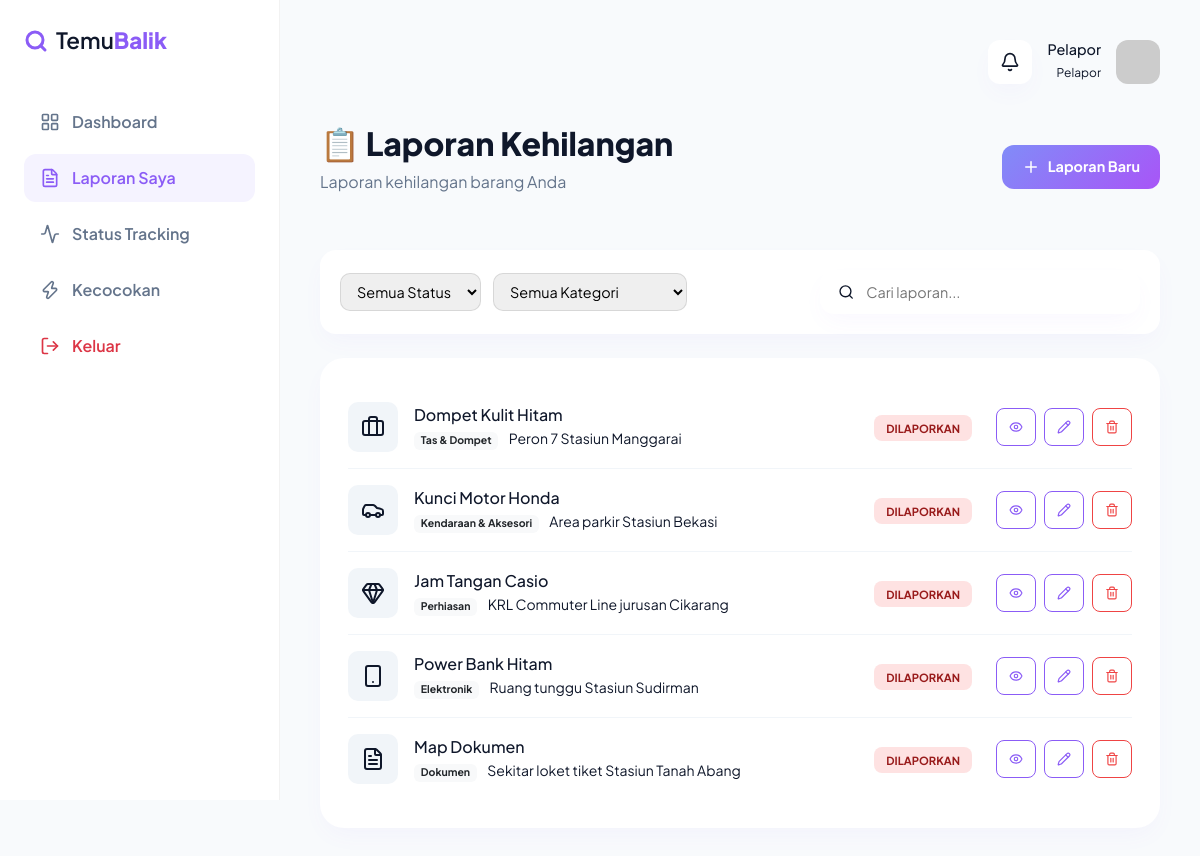
/laporan_kehilangan/index.php (signed in), run on the app's committed database.
### tables this page shows
CREATE TABLE IF NOT EXISTS laporan_kehilangan (
    id INT AUTO_INCREMENT PRIMARY KEY,
    nama_barang VARCHAR(100) NOT NULL,
    kategori VARCHAR(50) NOT NULL,
    deskripsi TEXT,
    tanggal_hilang DATETIME NOT NULL,
    lokasi_hilang VARCHAR(255) NOT NULL,
    foto VARCHAR(255),
    status ENUM('dilaporkan', 'ditemukan', 'diserahkan', 'ditutup') DEFAULT 'dilaporkan',
    created_by INT NOT NULL,
    created_at TIMESTAMP DEFAULT CURRENT_TIMESTAMP,
    updated_at TIMESTAMP DEFAULT CURRENT_TIMESTAMP ON UPDATE CURRENT_TIMESTAMP,
    FOREIGN KEY (created_by) REFERENCES users(id) ON DELETE CASCADE,
    INDEX idx_status (status),
    INDEX idx_kategori (kategori),
    INDEX idx_created_by (created_by)
);

### config/auth.php (called while the page is built, shortened)
<?php
function isLoggedIn() {
    return isset($_SESSION['user_id']) && isset($_SESSION['user_role']);
}
function getCurrentUser() {
    return [
        'id' => $_SESSION['user_id'],
        'email' => $_SESSION['user_email'],
        'name' => $_SESSION['user_name'],
        'role' => $_SESSION['user_role']
    ];
}
function getCategoryIcon($category) {
    $normalized = strtolower(trim((string) $category));
    if (strpos($normalized, 'perhiasan') !== false) return 'gem';
    if (strpos($normalized, 'elektronik') !== false) return 'smartphone';
    if (strpos($normalized, 'kendaraan') !== false || strpos($normalized, 'aksesori') !== false) return 'car';
    if (strpos($normalized, 'dokumen') !== false) return 'file-text';
    if (strpos($normalized, 'tas') !== false || strpos($normalized, 'dompet') !== false) return 'briefcase';
    return 'package';
}
?>

### laporan_kehilangan/index.php (the view, shortened to what this page needs)
<?php
require_once '../config/database.php';
require_once '../config/auth.php';
$user = getCurrentUser();
$role = $user['role'];
$page = max(1, isset($_GET['page']) ? (int)$_GET['page'] : 1);
$items_per_page = 10;
$offset = ($page - 1) * $items_per_page;
if ($role === 'petugas') {
    $query = 'SELECT * FROM laporan_kehilangan ORDER BY created_at DESC LIMIT ' . $items_per_page . ' OFFSET ' . $offset;
    $count_query = 'SELECT COUNT(*) as total FROM laporan_kehilangan';
} else {
    $query = 'SELECT * FROM laporan_kehilangan WHERE created_by = ' . $user['id'] . ' ORDER BY created_at DESC LIMIT ' . $items_per_page . ' OFFSET ' . $offset;
}
$result = $conn->query($query);
?>
<!DOCTYPE html>
<html lang="id">
<head>
    <link href="https://cdn.jsdelivr.net/npm/bootstrap@5.3.2/dist/css/bootstrap.min.css" rel="stylesheet">
</head>
<body>
    <aside class="sidebar" id="sidebar">
        <a class="brand-logo" href="../dashboard/index.php">
            <i data-lucide="search" class="me-2" style="color: var(--primary-purple); stroke-width: 3;"></i>
            <span class="temu">Temu</span><span class="balik">Balik</span>
        </a>
        <ul class="nav-menu">
            <li class="nav-item">
                <a href="../dashboard/index.php" class="nav-link">
                    <i data-lucide="layout-grid" width="20"></i> Dashboard
                </a>
            </li>
            <?php if($role === 'petugas'): ?>
                <li class="nav-item">
                    <a href="../barang_temuan/index.php" class="nav-link">
                        <i data-lucide="package" width="20"></i> Barang Temuan
                    </a>
                </li>
                <li class="nav-item">
                    <a href="index.php" class="nav-link active">
                        <i data-lucide="file-text" width="20"></i> Laporan Masuk
                    </a>
                </li>
                <li class="nav-item">
                    <a href="../matching/index.php" class="nav-link">
                        <i data-lucide="zap" width="20"></i> Pencocokan
                    </a>
                </li>
                <li class="nav-item">
                    <a href="../verifikasi/index.php" class="nav-link">
                        <i data-lucide="check-square" width="20"></i> Verifikasi
                    </a>
                </li>
            <?php else: ?>
                <li class="nav-item">
                    <a href="index.php" class="nav-link active">
                        <i data-lucide="file-text" width="20"></i> Laporan Saya
                    </a>
                </li>
                <li class="nav-item">
                    <a href="status.php" class="nav-link">
                        <i data-lucide="activity" width="20"></i> Status Tracking
                    </a>
                </li>
                <li class="nav-item">
                    <a href="../matching/index.php" class="nav-link">
                        <i data-lucide="zap" width="20"></i> Kecocokan
                    </a>
                </li>
            <?php endif; ?>
            <li class="nav-item">
                <a href="../auth/logout.php" class="nav-link text-danger">
                    <i data-lucide="log-out" width="20"></i> Keluar
                </a>
            </li>
        </ul>
    </aside>
    <main class="main-content">
        <header class="top-header">
            <div class="user-profile">
                <div class="notif-badge">
                    <i data-lucide="bell" width="20" class="text-slate"></i>
                </div>
                <div class="d-none d-sm-block text-end">
                    <h6 class="mb-0 fw-700" style="font-size: 0.9rem;"><?= htmlspecialchars($user['name']) ?></h6>
                    <span class="text-slate" style="font-size: 0.75rem;"><?= ucfirst($role) ?></span>
                </div>
                <img src="https://ui-avatars.com/api/?name=<?= urlencode($user['name']) ?>&background=8b5cf6&color=fff" class="avatar" alt="User">
            </div>
        </header>
        <section class="page-header">
            <div class="row align-items-center">
                <div class="col-md-8">
                    <h1 class="page-title">📋 Laporan Kehilangan</h1>
                    <p class="page-subtitle"><?php echo ($role === 'petugas') ? 'Kelola semua laporan kehilangan yang masuk' : 'Laporan kehilangan barang Anda'; ?></p>
                </div>
                <div class="col-md-4 text-md-end mt-3 mt-md-0">
                    <?php if ($role === 'pelapor'): ?>
                    <a href="create.php" class="btn btn-primary-custom d-inline-flex align-items-center gap-2 text-decoration-none">
                        <i data-lucide="plus" width="18"></i> Laporan Baru
                    </a>
                    <?php endif; ?>
                </div>
            </div>
        </section>
        <div class="filter-container">
            <select id="filterStatus" style="max-width: 150px;">
                <option value="">Semua Status</option>
            </select>
            <select id="filterKategori" style="max-width: 220px;">
                <option value="">Semua Kategori</option>
            </select>
            <div class="search-bar ms-md-auto" style="max-width: 320px;">
                <i data-lucide="search" width="18" class="text-slate"></i>
                <input type="text" id="filterSearch" placeholder="Cari laporan...">
            </div>
        </div>
        <div class="content-card">
            <div class="item-list">
                <?php if ($result && $result->num_rows > 0): ?>
                    <?php while ($row = $result->fetch_assoc()):
                        $icon = getCategoryIcon($row['kategori'] ?? '');
                        $status_class = 'pill-info';
                        if($row['status'] == 'dilaporkan') $status_class = 'pill-danger';
                    ?>
                    <div class="item-row">
                        <div class="item-img">
                            <?php if (!empty($row['foto'])): ?>
                                <img src="../uploads/<?= htmlspecialchars($row['foto']) ?>" alt="Foto Laporan" class="item-photo">
                            <?php else: ?>
                                <i data-lucide="<?= $icon ?>" class="text-slate"></i>
                            <?php endif; ?>
                        </div>
                        <div class="flex-grow-1">
                            <h6 class="mb-1 fw-700"><?= htmlspecialchars($row['nama_barang']) ?></h6>
                            <p class="text-slate small mb-0">
                                <span class="badge bg-light text-dark me-2"><?= htmlspecialchars($row['kategori']) ?></span>
                                <span><?= htmlspecialchars($row['lokasi_hilang']) ?></span>
                            </p>
                        </div>
                        <div class="text-end me-4 d-none d-md-block">
                            <span class="status-pill <?= $status_class ?>"><?= ucfirst($row['status']) ?></span>
                        </div>
                        <div class="d-flex gap-2">
                            <a href="detail.php?id=<?= $row['id'] ?>" class="btn-action-sm" title="Lihat">
                                <i data-lucide="eye" width="14"></i>
                            </a>
                            <?php if ($role === 'pelapor'): ?>
                            <a href="edit.php?id=<?= $row['id'] ?>" class="btn-action-sm" title="Edit">
                                <i data-lucide="pencil" width="14"></i>
                            </a>
                            <a href="delete.php?id=<?= $row['id'] ?>" class="btn-action-sm btn-action-danger" title="Hapus" onclick="return confirm('Yakin ingin menghapus?')">
                                <i data-lucide="trash-2" width="14"></i>
                            </a>
                            <?php endif; ?>
                        </div>
                    </div>
                    <?php endwhile; ?>
                <?php endif; ?>
            </div>
        </div>
    </main>
</body>
</html>

### laporan_kehilangan/index.php (style rules this page uses)
:root { --primary-purple: #8b5cf6; --deep-purple: #6d28d9; --soft-purple: #f5f3ff; --bg-light: #f8fafc; --sidebar-width: 280px; --text-main: #0f172a; --text-slate: #64748b; --card-shadow: 0 10px 25px -5px rgba(139, 92, 246, 0.05); --primary-gradient: linear-gradient(135deg, #818cf8 0%, #a855f7 100%); }
body { font-family: 'Plus Jakarta Sans', sans-serif; background-color: var(--bg-light); color: var(--text-main); overflow-x: hidden; }
.sidebar { width: var(--sidebar-width); height: 100vh; position: fixed; left: 0; top: 0; background: white; border-right: 1px solid rgba(0,0,0,0.05); padding: 24px; z-index: 1000; transition: all 0.3s ease; }
.brand-logo { font-size: 1.4rem; text-decoration: none; display: flex; align-items: center; margin-bottom: 40px; color: var(--text-main); }
.brand-logo .temu { font-weight: 600; }
.brand-logo .balik { font-weight: 800; color: var(--primary-purple); }
.nav-menu { list-style: none; padding: 0; }
.nav-item { margin-bottom: 8px; }
.nav-link { display: flex; align-items: center; padding: 12px 16px; color: var(--text-slate); text-decoration: none; border-radius: 12px; font-weight: 600; transition: all 0.2s ease; gap: 12px; }
.nav-link:hover, .nav-link.active { background: var(--soft-purple); color: var(--primary-purple); }
.main-content { margin-left: var(--sidebar-width); padding: 40px; min-height: 100vh; }
.top-header { display: flex; justify-content: space-between; align-items: center; margin-bottom: 40px; }
.search-bar { background: white; border-radius: 14px; padding: 10px 18px; display: flex; align-items: center; width: 100%; max-width: 400px; box-shadow: var(--card-shadow); }
.search-bar input { border: none; outline: none; margin-left: 10px; width: 100%; font-size: 0.9rem; }
.user-profile { display: flex; align-items: center; gap: 15px; }
.notif-badge { width: 44px; height: 44px; background: white; border-radius: 12px; display: flex; align-items: center; justify-content: center; position: relative; cursor: pointer; box-shadow: var(--card-shadow); }
.avatar { width: 44px; height: 44px; border-radius: 12px; object-fit: cover; }
.content-card { background: white; border-radius: 24px; padding: 28px; box-shadow: var(--card-shadow); }
.item-row { display: flex; align-items: center; padding: 16px 0; border-bottom: 1px solid #f1f5f9; }
.item-row:last-child { border-bottom: none; }
.item-img { width: 50px; height: 50px; background: #f1f5f9; border-radius: 10px; display: flex; align-items: center; justify-content: center; margin-right: 16px; overflow: hidden; }
.status-pill { padding: 6px 12px; border-radius: 8px; font-size: 0.7rem; font-weight: 700; text-transform: uppercase; }
.pill-danger { background: #fee2e2; color: #991b1b; }
.btn-primary-custom { background: var(--primary-gradient); border: none; color: white; padding: 10px 20px; border-radius: 12px; font-weight: 700; font-size: 0.9rem; transition: all 0.3s ease; }
.btn-action-sm { padding: 6px 12px; border-radius: 8px; font-size: 0.8rem; font-weight: 600; transition: all 0.2s ease; border: 1px solid var(--primary-purple); color: var(--primary-purple); background: transparent; text-decoration: none; }
.btn-action-danger { border-color: #ef4444; color: #ef4444; }
.filter-container { background: white; border-radius: 16px; padding: 20px; margin-bottom: 24px; box-shadow: var(--card-shadow); display: flex; gap: 12px; flex-wrap: wrap; align-items: center; }
.filter-container select { border-radius: 10px; border: 1px solid rgba(0,0,0,0.1); padding: 8px 12px; font-size: 0.9rem; }
.page-header { margin-bottom: 40px; }
.page-title { font-size: 2rem; font-weight: 800; margin-bottom: 8px; }
.page-subtitle { color: var(--text-slate); font-size: 1rem; }

### data on the page
laporan_kehilangan: nama_barang "Dompet Kulit Hitam", kategori "Tas & Dompet", lokasi_hilang "Peron 7 Stasiun Manggarai", status "DILAPORKAN"
laporan_kehilangan: nama_barang "Kunci Motor Honda", kategori "Kendaraan & Aksesori", lokasi_hilang "Area parkir Stasiun Bekasi", status "DILAPORKAN"
laporan_kehilangan: nama_barang "Jam Tangan Casio", kategori "Perhiasan", lokasi_hilang "KRL Commuter Line jurusan Cikarang", status "DILAPORKAN"
laporan_kehilangan: nama_barang "Power Bank Hitam", kategori "Elektronik", lokasi_hilang "Ruang tunggu Stasiun Sudirman", status "DILAPORKAN"
laporan_kehilangan: nama_barang "Map Dokumen", kategori "Dokumen", lokasi_hilang "Sekitar loket tiket Stasiun Tanah Abang", status "DILAPORKAN"

### other printed values
$user['name'] "Pelapor"
$role "Pelapor"
